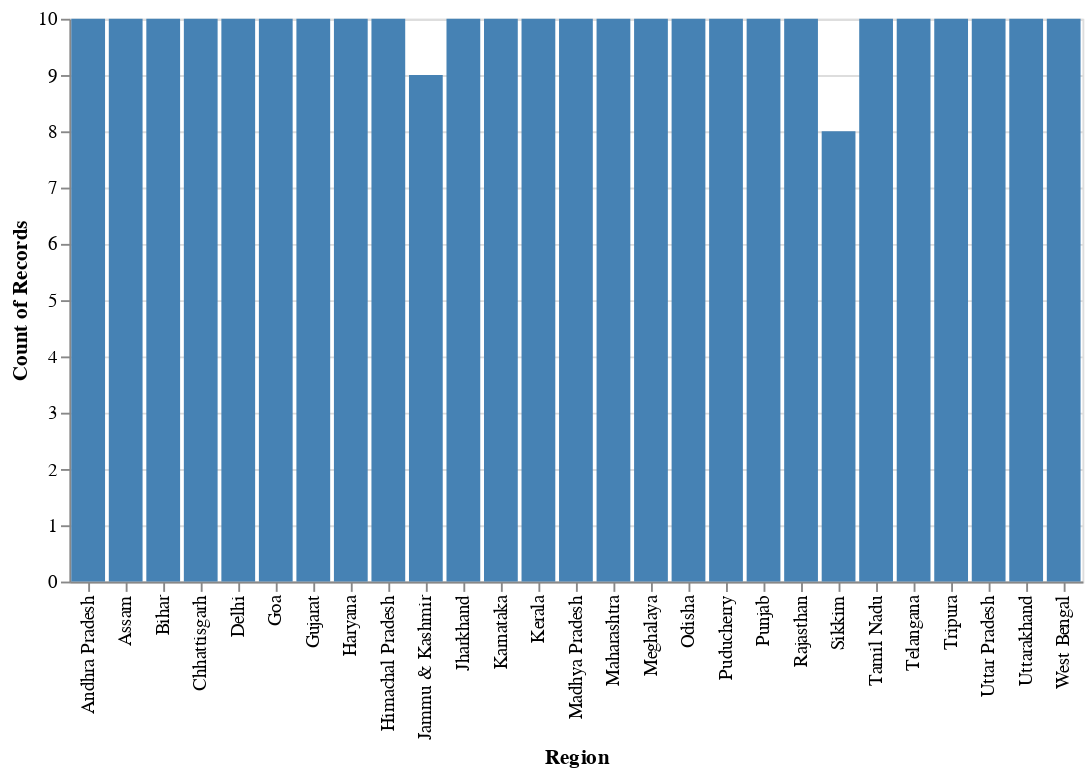

Notebook source saved alongside this figure:
### Code cell
# selector = alt.selection_point(name="selector", encodings=["x"])


# alt.Chart(df, name="bars").mark_bar().encode(x="Region:N",
#             y="count()",
#             color=alt.condition(selector, alt.value('steelblue'), alt.value('grey'))
#            ).add_params(selector)

PR.vis.barchart(df, "Region:N", "count()")

### Figure 1 — Vega-Lite specification as saved in the notebook (floating-point values rounded to 4 significant figures; data arrays with more than 128 entries replaced by an {"elided": "..."} marker saying what was removed)
{"$schema": "https://vega.github.io/schema/vega-lite/v5.8.0.json", "config": {"view": {"continuousHeight": 300, "continuousWidth": 300}}, "data": {"name": "data-09e1ade593551ad6c8e0365aa8420977"}, "datasets": {"data-09e1ade593551ad6c8e0365aa8420977": {"elided": "267 records"}}, "encoding": {"color": {"condition": {"param": "selector", "value": "steelblue"}, "value": "gray"}, "x": {"field": "Region", "type": "nominal"}, "y": {"aggregate": "count", "type": "quantitative"}}, "mark": {"type": "bar"}, "params": [{"name": "selector", "select": {"encodings": ["x"], "type": "interval"}, "views": ["base_chart"]}]}
